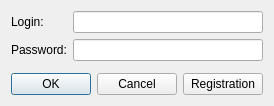
<?xml version="1.0" encoding="UTF-8"?>
<ui version="4.0">
    <class>LoginForm</class>
    <widget class="QWidget" name="LoginForm">
        <property name="geometry">
            <rect>
                <x>0</x>
                <y>0</y>
                <width>272</width>
                <height>106</height>
            </rect>
        </property>
        <property name="windowTitle">
            <string>Form</string>
        </property>
        <layout class="QVBoxLayout" name="verticalLayout">
            <item>
                <layout class="QFormLayout" name="formLayout">
                    <property name="verticalSpacing">
                        <number>6</number>
                    </property>
                    <item row="0" column="0">
                        <widget class="QLabel" name="label">
                            <property name="text">
                                <string>Login:</string>
                            </property>
                        </widget>
                    </item>
                    <item row="1" column="0">
                        <widget class="QLabel" name="label_2">
                            <property name="text">
                                <string>Password:</string>
                            </property>
                        </widget>
                    </item>
                    <item row="0" column="1">
                        <widget class="QLineEdit" name="loginEdit">
                            <property name="text">
                                <string/>
                            </property>
                        </widget>
                    </item>
                    <item row="1" column="1">
                        <widget class="QLineEdit" name="passwordEdit">
                            <property name="text">
                                <string/>
                            </property>
                            <property name="echoMode">
                                <enum>QLineEdit::Password</enum>
                            </property>
                        </widget>
                    </item>
                </layout>
            </item>
            <item>
                <spacer name="verticalSpacer">
                    <property name="orientation">
                        <enum>Qt::Vertical</enum>
                    </property>
                    <property name="sizeHint" stdset="0">
                        <size>
                            <width>20</width>
                            <height>40</height>
                        </size>
                    </property>
                </spacer>
            </item>
            <item>
                <layout class="QHBoxLayout" name="horizontalLayout" stretch="1,0">
                    <item>
                        <widget class="QDialogButtonBox" name="buttonBox">
                            <property name="standardButtons">
                                <set>QDialogButtonBox::Cancel|QDialogButtonBox::Ok</set>
                            </property>
                        </widget>
                    </item>
                    <item>
                        <widget class="QPushButton" name="registrationPushButton">
                            <property name="text">
                                <string>Registration</string>
                            </property>
                        </widget>
                    </item>
                </layout>
            </item>
        </layout>
    </widget>
    <resources/>
    <connections/>
</ui>
